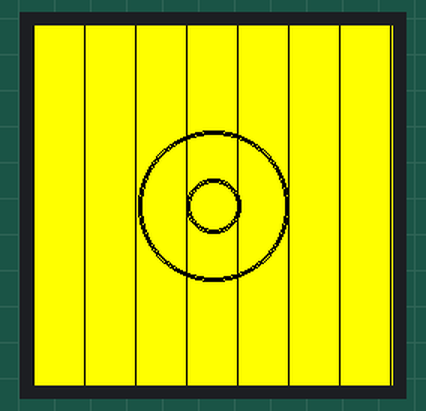
A sketch run on a simulated ESP32. Parts: 240×240 colour display. Random numbers use the default seed unless the sketch sets one; what the sketch prints to the serial monitor is not drawn.

Above: at 1.0 s.

The sketch:

HuyangEyes.ino
```cpp
#include "SPI.h"
#include "Adafruit_GFX.h"
#include "Adafruit_GC9A01A.h"

// Display constructor for primary hardware SPI connection -- the specific
// pins used for writing to the display are unique to each board and are not
// negotiable. "Soft" SPI (using any pins) is an option but performance is
// reduced; it's rarely used, see header file for syntax if needed.


//NOTE Screen 1 copies to screen 2

//Adafruit_GC9A01A::Adafruit_GC9A01A(int8_t cs, int8_t dc, int8_t mosi, int8_t sclk, int8_t rst, int8_t miso)


//ESP32 - Dev Board Pins to TFT Pins
//                    CS  DC SDA SCL RST miso
Adafruit_GC9A01A  tft(22, 16, 23, 18, 4, -1); //first screen   .. miso unused.
Adafruit_GC9A01A tft2(21, 16, 23, 18, 4, -1); //second screen


//Screen Res 240*240
#define sw 240 //screen width
#define sh 240 //screen height


void setup() {
  Serial.begin(9600); //For Debugging
  Serial.println("EYES Test!.. Booting");


  tft.begin();
  digitalWrite(22, HIGH);//target one eye
  digitalWrite(21, LOW); //other is 'slaved' copies , which is which??
  booting();
}

void loop(void)
{

  MainEyes();
  int rnd = random(2000,5000); //delay 2 to 5 seconds
  delay(rnd);
  Blink(); //delay(100);


  //Not reliable!! ignore for now
  //BlinkLeft();delay(1000);
  //BlinkRight();delay(1000);

}

void booting()
{
  tft.fillScreen(GC9A01A_BLACK);
  tft.setCursor(100, 50);
  tft.setTextColor(GC9A01A_WHITE);  tft.setTextSize(1);
  tft.println("Booting...");
  tft.setTextColor(GC9A01A_YELLOW); tft.setTextSize(2);
  tft.println("Booting...");
  delay(500);
  tft.fillScreen(GC9A01A_BLACK);
}

void MainEyes()
{
  tft.begin();
  digitalWrite(22, HIGH);//target one eye
  digitalWrite(21, LOW); //other is 'slaved' copies , which is which??

  int x = sw/2;
  int y = sh/2;

  tft.fillCircle(x,y, sw,  tft.color565(255,255,0));
  tft.drawCircle(x,y,50, tft.color565(0,0,0));
  tft.drawCircle(x,y,49, tft.color565(0,0,0));
  tft.drawCircle(x,y,48, tft.color565(0,0,0));

  tft.drawCircle(x,y,18, tft.color565(0,0,0));
  tft.drawCircle(x,y,16, tft.color565(0,0,0));
  tft.drawCircle(x,y,17, tft.color565(0,0,0));


  int numOfLines = sw/7;
  for(int i=0;i<numOfLines;i++)
  {
    tft.drawFastVLine(i*numOfLines, 0, 240, tft.color565(0,0,0));
  }

  yield();
}

void Blink()
{
  tft.fillScreen(GC9A01A_BLACK);
  yield();
}

void BlinkLeft()
{
  tft.begin();
  tft.fillScreen(GC9A01A_BLACK);
  yield();
  tft.fillScreen(GC9A01A_YELLOW);
}


void BlinkRight()
{
  tft2.begin();
  tft2.fillScreen(GC9A01A_BLACK);
  yield();
  tft2.fillScreen(GC9A01A_YELLOW);
}

//just because...
int x = 20; int xv = 2;
int y = 50; int yv = 3;
void test()
{
   x+=xv;
   y+=yv;

   int radius = 10;
   if(x<0||x>240-radius){xv*=-1;}
   if(y<0||y>240-radius){yv*=-1;}

   tft.fillCircle(x, y, radius, tft.color565(255, 255, 0));
   yield();
   delay(10);
   tft.fillCircle(x, y, radius, tft.color565(0, 0, 0));
   yield();
}
```

Measured:
- what the display in image 0 shows lasts 3.8 s, from 1.0 s to 4.8 s
